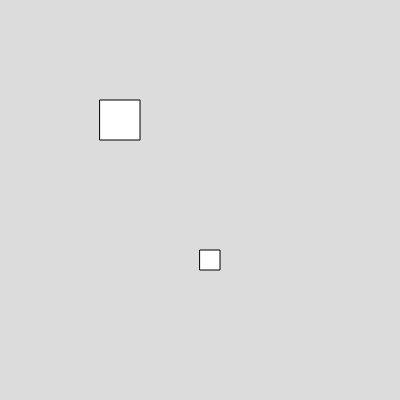
Frame 1 (no input)
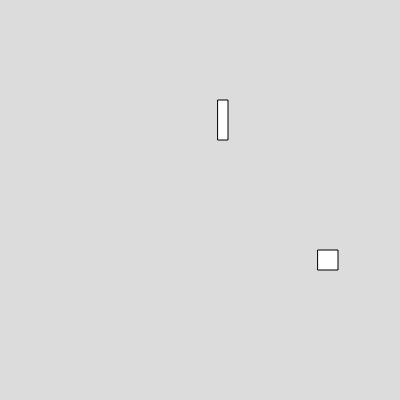
Frame 60 (no input)
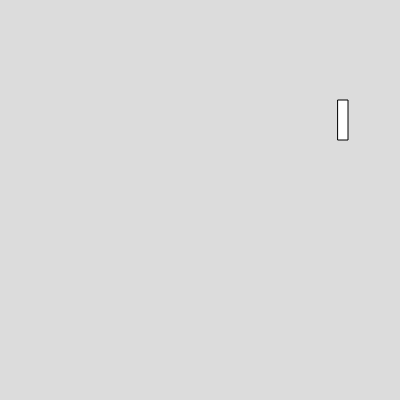
Frame 120 (the mouse pressed at the canvas centre since frame 60)

The p5.js sketch that drew these frames (run headless with seeded random() and noise() and a simulated clock; from frame 60 on, the mouse is pressed at the canvas centre):

// p5.js sketch
// ── sketch.js
var Box1,Box2

function setup() 
{
  createCanvas(400, 400);
  Box1 = new Box(100,100,40,40);
  Box2 = new Box(200,250,20,20);
}

function draw() 
{
  background(220);
  Box1.show();
  Box1.set_speed(2);
  Box2.show();
  Box2.set_speed(2);
  Box1.set_width(10);
}


// ── box.js
class Box
  {
  constructor(x,y,w,h){
  this.x = x;
  this.y = y;
  this.w = w;
  this.h = h;
  }
  show(){
  rect(this.x,this.y,this.w,this.h);
  }
  set_speed(v){
    this.x = this.x + v;
  }
  set_width(w){
    this.w = w
  }
  }

  
